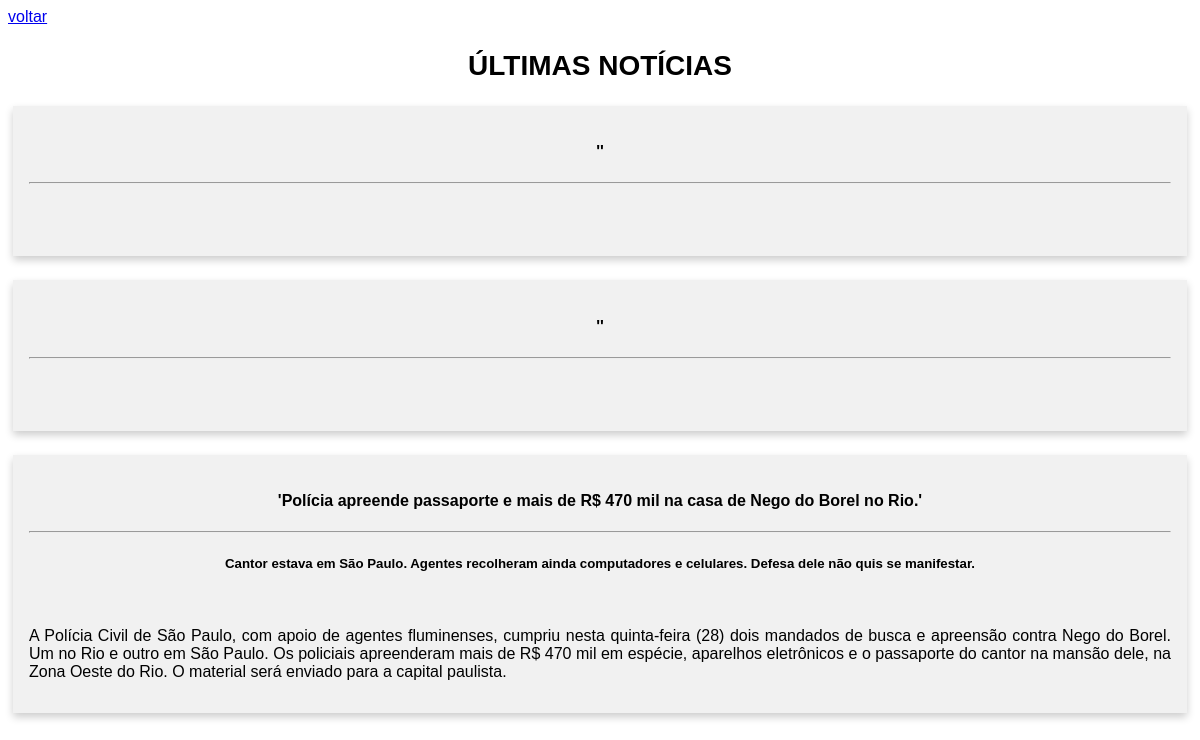
/consulta.php, run on the app's committed database.
### tables this page shows
CREATE TABLE `noticia` (
  `idNoticia` int(11) NOT NULL AUTO_INCREMENT,
  `titulo` longtext,
  `descricao` longtext,
  `palavras_chave` varchar(100) DEFAULT NULL,
  `conteudo` longtext,
  `slug` varchar(50) DEFAULT NULL,
  `data_not` date DEFAULT NULL,
  PRIMARY KEY (`idNoticia`)
);

### consulta.php (the view, shortened to what this page needs)
<?php
$conexao = mysqli_connect(HOST,USUARIO,SENHA,DB) or die("Erro");
$query_de_insert = "select * from noticia";
$result_insert = mysqli_query($conexao, $query_de_insert) or die(mysqli_error($conexao));
$row= $result_insert->fetch_all(MYSQLI_ASSOC);
$y = count($row) - 3;
if($y==0)
{
   $titulo1 = $row[0]['titulo'];
   $titulo2 = $row[1]['titulo'];
   $titulo3 = $row[2]['titulo'];
   $descricao1 = $row[0]['descricao'];
   $descricao2 = $row[1]['descricao'];
   $descricao3 = $row[2]['descricao'];
   $conteudo1 = $row[0]['conteudo'];
   $conteudo2 = $row[1]['conteudo'];
   $conteudo3 = $row[2]['conteudo'];
    $html= "
    <html>
    <head>
    </head>
    <body>
        <style>
            * {
  box-sizing: border-box;
}
body {
  font-family: Arial, Helvetica, sans-serif;
}
/* Float four columns side by side */
.column {
  float: left;
  width: 100%;
  padding: 0 10px;
  padding-top: 2%;
}
/* Remove extra left and right margins, due to padding in columns */
.row {margin: 0 -5px;}
/* Clear floats after the columns */
.row:after {
  content: '';
  display: table;
  clear: both;
}
.title
{
   font-weight: bolder;
   font-size: 28px;
}
/* Style the counter cards */
.card {
  box-shadow: 0 4px 8px 0 rgba(0, 0, 0, 0.2); /* this adds the 'card' effect */
  padding: 16px;
  text-align: center;
  background-color: #f1f1f1;
}
/* Responsive columns - one column layout (vertical) on small screens */
@media screen and (max-width: 600px) {
  .column {
    width: 100%;
    display: block;
    margin-bottom: 20px;
    padding-top: 5%;
  }
}
        </style>
        <a href='../backsitecrud/home.php'> voltar </a>
        <div class='row'>
          <div class='column' style='text-align:center'>
          <span class='title'> ÚLTIMAS NOTÍCIAS </span>
          </div>
            <div class='column'>
              <div class='card'>
                  <h4>'$titulo1'</h4>
                  <hr>
                  <h5>$descricao1</h5>
                  <br>
                  <p style='text-align: justify;'>$conteudo1</p>
              </div>
            </div>
            <div class='column'>
                  <div class='card'>
                  <h4>'$titulo2'</h4>
                  <hr>
                  <h5>$descricao2</h5>
                  <br>
                  <p style='text-align: justify;'>$conteudo2</p>
               </div>
            </div>
            <div class='column'>
               <div class='card'>
               <h4>'$titulo3'</h4>
               <hr>
               <h5>$descricao3</h5>
               <br>
               <p style='text-align: justify;'>$conteudo3</p>
               </div>
            </div>
          </div>
    </body>
</html>";
          echo $html;
}
else
{
   $titulo1 = $row[$y+2]['titulo'];
   $titulo2 = $row[$y+1]['titulo'];
   $titulo3 = $row[$y]['titulo'];
   $descricao1 = $row[$y+2]['descricao'];
   $descricao2 = $row[$y+1]['descricao'];
   $descricao3 = $row[$y]['descricao'];
   $conteudo1 = $row[$y+2]['conteudo'];
   $conteudo2 = $row[$y+1]['conteudo'];
   $conteudo3 = $row[$y]['conteudo'];
    $html= "
    <html>
    <head>
    </head>
    <body>
        <style>
            * {
  box-sizing: border-box;
}
body {
  font-family: Arial, Helvetica, sans-serif;
}
/* Float four columns side by side */
.column {
  float: left;
  width: 100%;
  padding: 0 10px;
  padding-top: 2%;
}
/* Remove extra left and right margins, due to padding in columns */
.row {margin: 0 -5px;}
/* Clear floats after the columns */
.row:after {
  content: '';
  display: table;
  clear: both;
}
.title
{
   font-weight: bolder;
   font-size: 28px;
}
/* Style the counter cards */
.card {
  box-shadow: 0 4px 8px 0 rgba(0, 0, 0, 0.2); /* this adds the 'card' effect */
  padding: 16px;
  text-align: center;
  background-color: #f1f1f1;
}
/* Responsive columns - one column layout (vertical) on small screens */
@media screen and (max-width: 600px) {
  .column {
    width: 100%;
    display: block;
    margin-bottom: 20px;
    padding-top: 5%;
  }
}
        </style>
        <a href='../backsitecrud/home.php'> voltar </a>
        <div class='row'>
          <div class='column' style='text-align:center'>
          <span class='title'> ÚLTIMAS NOTÍCIAS </span>
          </div>
            <div class='column'>
              <div class='card'>
                  <h4>'$titulo1'</h4>
                  <hr>
                  <h5>$descricao1</h5>
                  <br>
                  <p style='text-align: justify;'>$conteudo1</p>
              </div>
            </div>
            <div class='column'>
                  <div class='card'>
                  <h4>'$titulo2'</h4>
                  <hr>
                  <h5>$descricao2</h5>
                  <br>
                  <p style='text-align: justify;'>$conteudo2</p>
               </div>
            </div>
            <div class='column'>
               <div class='card'>
               <h4>'$titulo3'</h4>
               <hr>
               <h5>$descricao3</h5>
               <br>
               <p style='text-align: justify;'>$conteudo3</p>
               </div>
            </div>
          </div>
    </body>
</html>";
          echo $html;
}
?>

### consulta.php (style rules this page uses)
* { box-sizing: border-box; }
body { font-family: Arial, Helvetica, sans-serif; }
.column { float: left; width: 100%; padding: 0 10px; padding-top: 2%; }
.row { margin: 0 -5px; }
.row:after { content: ''; display: table; clear: both; }
.title { font-weight: bolder; font-size: 28px; }
.card { box-shadow: 0 4px 8px 0 rgba(0, 0, 0, 0.2); padding: 16px; text-align: center; background-color: #f1f1f1; }

### data on the page
noticia: titulo "Polícia apreende passaporte e mais de R$ 470 mil na casa de Nego do Borel no Rio.", descricao "Cantor estava em São Paulo. Agentes recolheram ainda computadores e celulares. Defesa dele não quis se manifestar.", conteudo "A Polícia Civil de São Paulo, com apoio de agentes fluminenses, cumpriu nesta quinta-feira (28) dois mandados de busca e apreensão contra Nego do Borel. Um no Rio e outro em São Paulo. Os policiais apreenderam mais de R$ 470 mil em espécie, aparelhos eletrônicos e o passaporte do cantor na mansão dele, na Zona Oeste do Rio. O material será enviado para a capital paulista."
